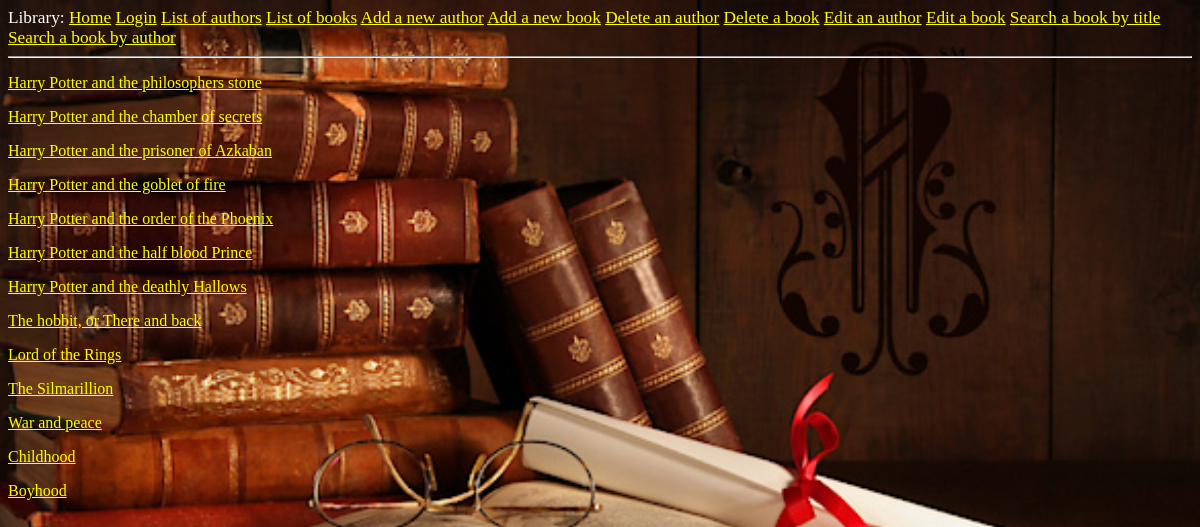
/show_books, run on the app's committed database.
### app/models.py (models this page shows, shortened)
class Book(db.Model):
    id = db.Column(db.Integer(), primary_key=True)
    name = db.Column(db.String(60), index=True)
    authors=db.relationship('Author', secondary=author_books, backref='books')
    image = db.Column(db.String)
    text = db.Column(db.String)

### app/routes.py (the view)
@app.route('/show_books')
def show_books():
    return render_template('show_books.html', title='Books', books=Book.query.all())

### app/routes.py (called while the page is built)
@app.before_request
def before_request():
    if current_user.is_authenticated:
        current_user.last_seen = datetime.utcnow()
        db.session.commit()

### app/templates/show_books.html
{% extends "Base.html" %}
{% block content %}
    {% for book in books %}
    <div><p><a href="{{ url_for('book', name=book.name) }}">{{  book.name }}</a></p></div>
    {% endfor %}
{% endblock %}

### app/templates/Base.html (style rules this page uses)
body { background: url("../static/background.jpg") no-repeat; -moz-background-size: 100%; -o-background-size: 100%; -webkit-background-size: 100%; background-size: 100%; color: #ffffff; }
a:link { color: yellow; }

### data on the page
Book: name "Harry Potter and the philosophers stone"
Book: name "Harry Potter and the chamber of secrets"
Book: name "Harry Potter and the prisoner of Azkaban"
Book: name "Harry Potter and the goblet of fire"
Book: name "Harry Potter and the order of the Phoenix"
Book: name "Harry Potter and the half blood Prince"
Book: name "Harry Potter and the deathly Hallows"
Book: name "The hobbit, or There and back"
Book: name "Lord of the Rings"
Book: name "The Silmarillion"
Book: name "War and peace"
Book: name "Childhood"
Book: name "Boyhood"
